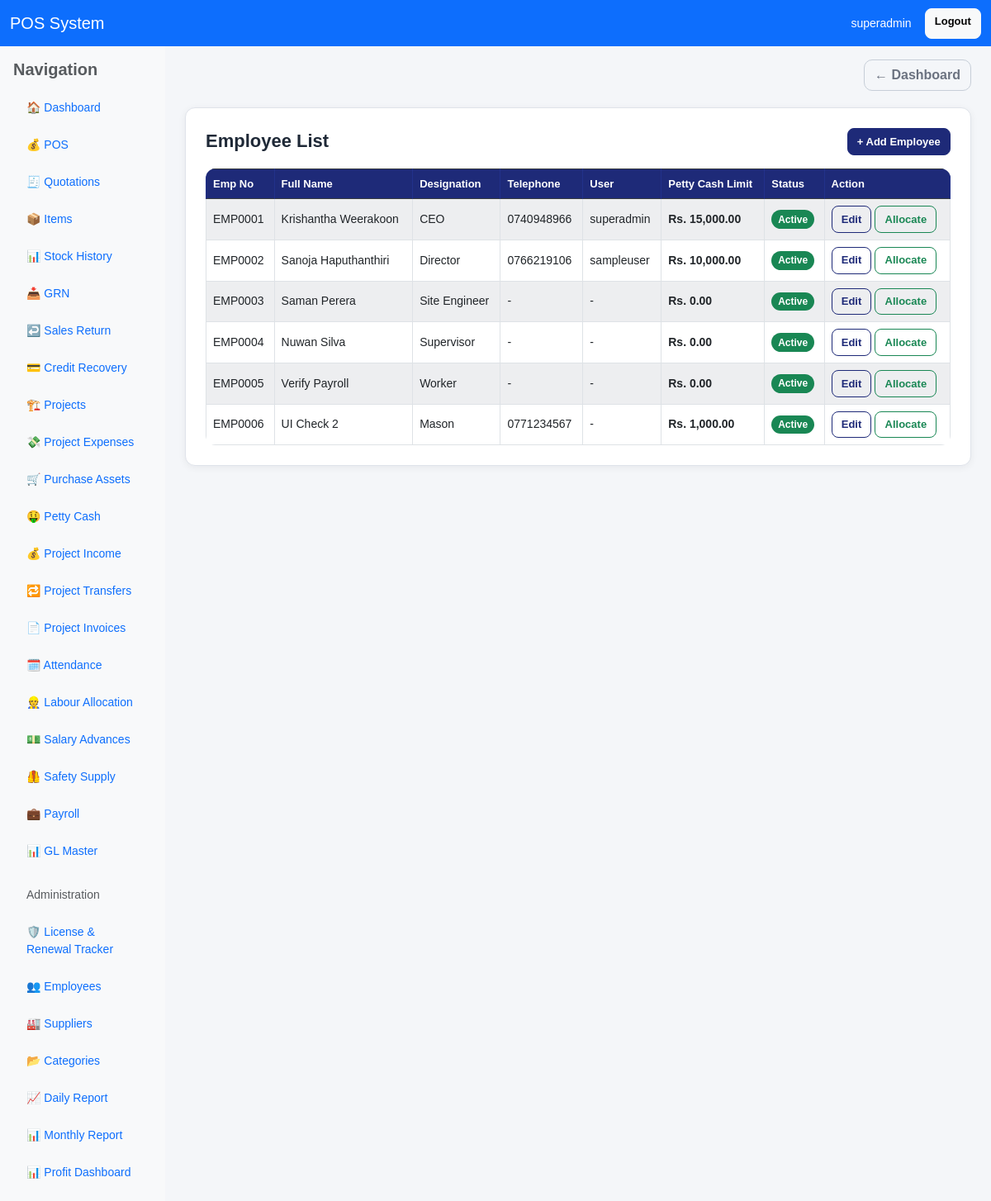
Before: /employees/ (signed in) with the older database file.
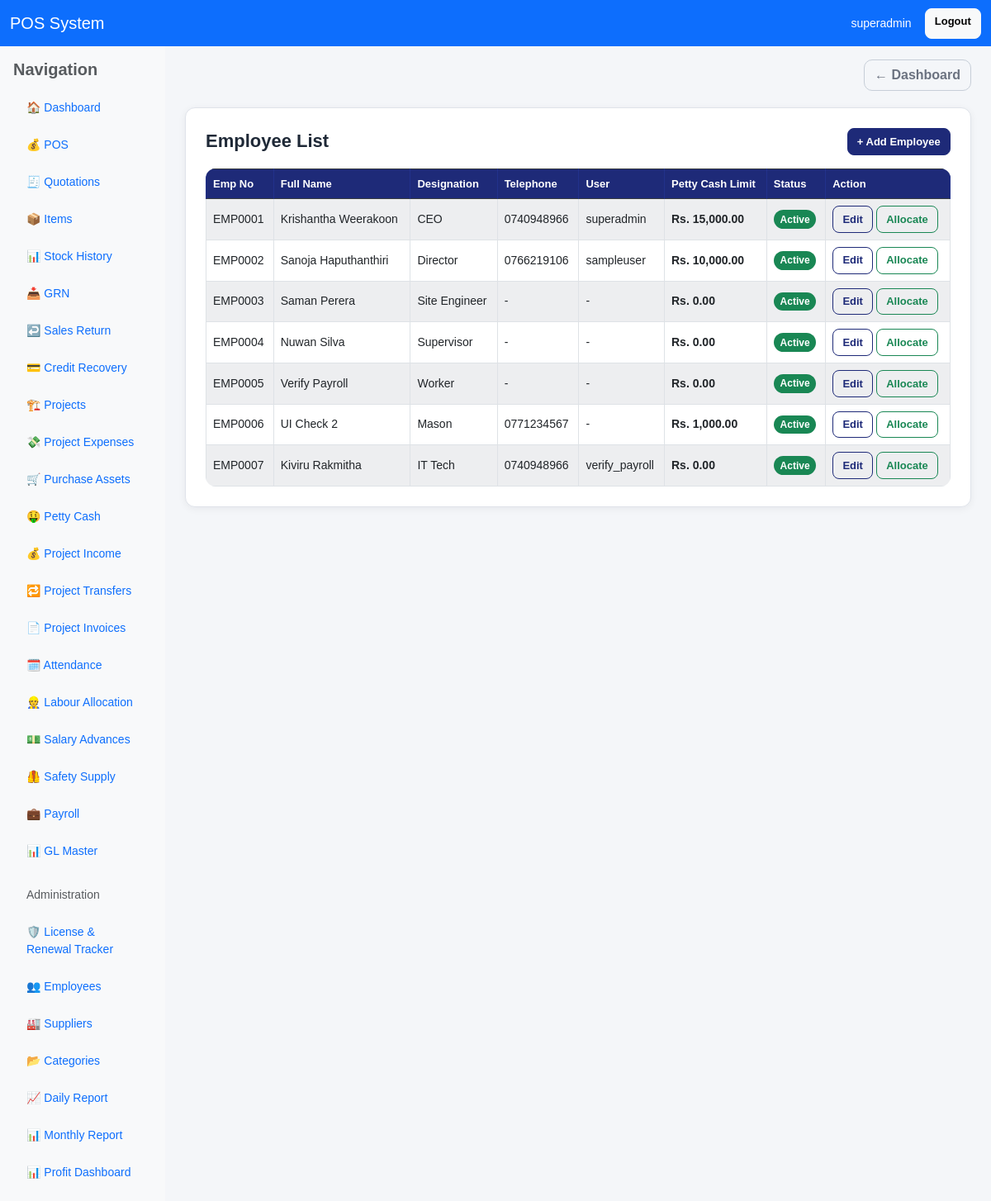
After: the same page with the newer database file.
### pos/models.py (models this page shows, shortened)
class Employee(models.Model):
    EMPLOYMENT_TYPE_CHOICES = [
        ("permanent", "Permanent"),
        ("executive", "Executive"),
        ("contract", "Contract"),
        ("daily_labour", "Daily Labour"),
    ]
    SALARY_TYPE_CHOICES = [
        ("monthly", "Monthly"),
        ("daily", "Daily"),
        ("contract", "Contract"),
    ]
    user = models.ForeignKey(User, on_delete=models.SET_NULL, null=True, blank=True, related_name="employee_profile")
    emp_no = models.CharField(max_length=30, unique=True, blank=True, null=True)
    full_name = models.CharField(max_length=255)
    nic = models.CharField(max_length=20, blank=True, null=True)
    employee_category = models.CharField(max_length=100, blank=True, null=True)
    designation = models.CharField(max_length=100, blank=True, null=True)
    department = models.CharField(max_length=100, blank=True, null=True)
    joining_date = models.DateField(blank=True, null=True)
    basic_salary = models.DecimalField(max_digits=14, decimal_places=2, default=0)
    daily_rate = models.DecimalField(max_digits=14, decimal_places=2, default=0)
    ot_rate = models.DecimalField(max_digits=12, decimal_places=2, default=0, help_text="OT rate per hour. If blank/0, derived from daily/basic rate.")
    salary_type = models.CharField(max_length=20, choices=SALARY_TYPE_CHOICES, default="monthly")
    contract_based = models.BooleanField(default=False)
    employment_type = models.CharField(max_length=30, choices=EMPLOYMENT_TYPE_CHOICES, default="permanent")
    epf_etf_applicable = models.BooleanField(default=True)
    default_project = models.ForeignKey(Project, on_delete=models.SET_NULL, null=True, blank=True, related_name="default_employees")
    default_supervisor = models.ForeignKey("self", on_delete=models.SET_NULL, null=True, blank=True, related_name="default_supervised_employees")
    bank_name = models.CharField(max_length=255, blank=True, null=True)
    bank_account_no = models.CharField(max_length=50, blank=True, null=True)
    address = models.TextField(blank=True, null=True)
    tel = models.CharField(max_length=30, blank=True, null=True)
    petty_cash_limit = models.DecimalField(max_digits=12, decimal_places=2, default=0)
    is_active = models.BooleanField(default=True)
    created_at = models.DateTimeField(auto_now_add=True)
    class Meta:
        ordering = ["emp_no", "full_name"]

### pos/views.py (the view)
# urls.py: path('employees/', views.employee_list, name='employee_list'),
@user_passes_test(can_manage_employees)
def employee_list(request):
    employees = Employee.objects.select_related("user").order_by("emp_no")
    return render(request, "pos/employee_list.html", {
        "employees": employees,
    })

### pos/templatetags/currency_filters.py (called while the page is built)
@register.filter
def money(value):
    try:
        if value in (None, ""):
            value = Decimal("0")
        value = Decimal(str(value))
        symbol = getattr(settings, 'CURRENCY_SYMBOL', '$')
        return f"{symbol} {value:,.2f}"
    except (InvalidOperation, ValueError, TypeError):
        symbol = getattr(settings, 'CURRENCY_SYMBOL', '$')
        return f"{symbol} 0.00"

### pos/views.py (called while the page is built)
def is_owner(user):
    return user.is_superuser or user.groups.filter(name__iexact="Owner").exists()

def can_manage_employees(user):
    return is_owner(user) or is_hr_manager(user)

### pos/templates/pos/employee_list.html (shortened to what this page needs)
{% extends "base.html" %}
{% load currency_filters %}
{% block content %}
<div class="card p-3 p-md-4">
    <div class="app-card-header">
        <h4 class="app-page-title">Employee List</h4>
        <div>
            <a href="{% url 'add_employee' %}" class="btn btn-primary btn-sm">+ Add Employee</a>
        </div>
    </div>
    <div class="table-responsive">
        <table class="table table-bordered table-striped bg-white align-middle">
            <thead class="table-dark">
                <tr>
                    <th>Emp No</th>
                    <th>Full Name</th>
                    <th>Designation</th>
                    <th>Telephone</th>
                    <th>User</th>
                    <th>Petty Cash Limit</th>
                    <th>Status</th>
                    <th>Action</th>
                </tr>
            </thead>
            <tbody>
                {% for employee in employees %}
                <tr>
                    <td>{{ employee.emp_no }}</td>
                    <td>{{ employee.full_name }}</td>
                    <td>{{ employee.designation|default:"-" }}</td>
                    <td>{{ employee.tel|default:"-" }}</td>
                    <td>{% if employee.user %}{{ employee.user.username }}{% else %}-{% endif %}</td>
                    <td class="text-money">{{ employee.petty_cash_limit|money }}</td>
                    <td>
                        {% if employee.is_active %}
                            <span class="badge bg-success">Active</span>
                        {% else %}
                            <span class="badge bg-danger">Inactive</span>
                        {% endif %}
                    </td>
                    <td>
                        <a href="{% url 'edit_employee' employee.id %}" class="btn btn-sm btn-outline-primary">Edit</a>
                        <a href="{% url 'labour_allocation_add' %}" class="btn btn-sm btn-outline-success">Allocate</a>
                    </td>
                </tr>
                {% empty %}
                <tr>
                    <td colspan="8" class="text-center">No employees found</td>
                </tr>
                {% endfor %}
            </tbody>
        </table>
    </div>
</div>
{% endblock %}

Changed rows visible on the page:
added Employee: emp_no "EMP0007", full_name "Kiviru Rakmitha", designation "IT Tech", tel "0740948966", user.username "verify_payroll", petty_cash_limit "Rs. 0.00", is_active "Active"
